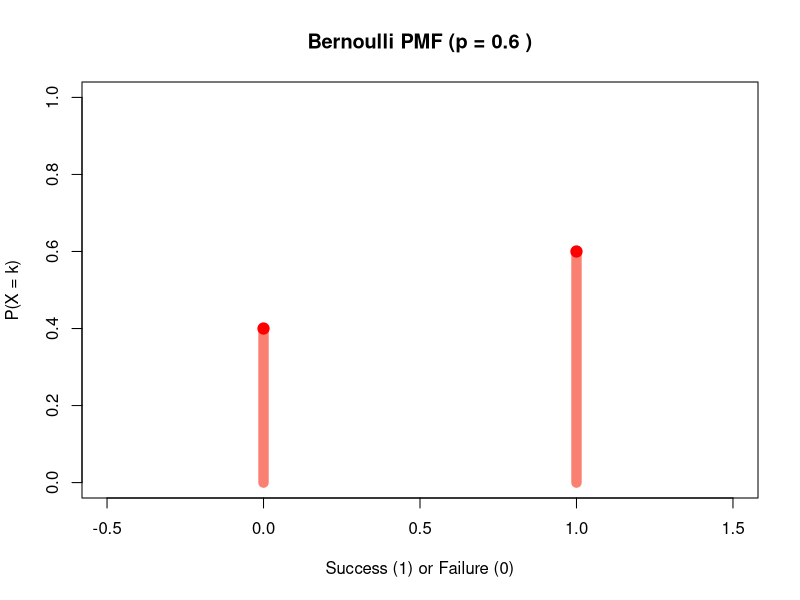
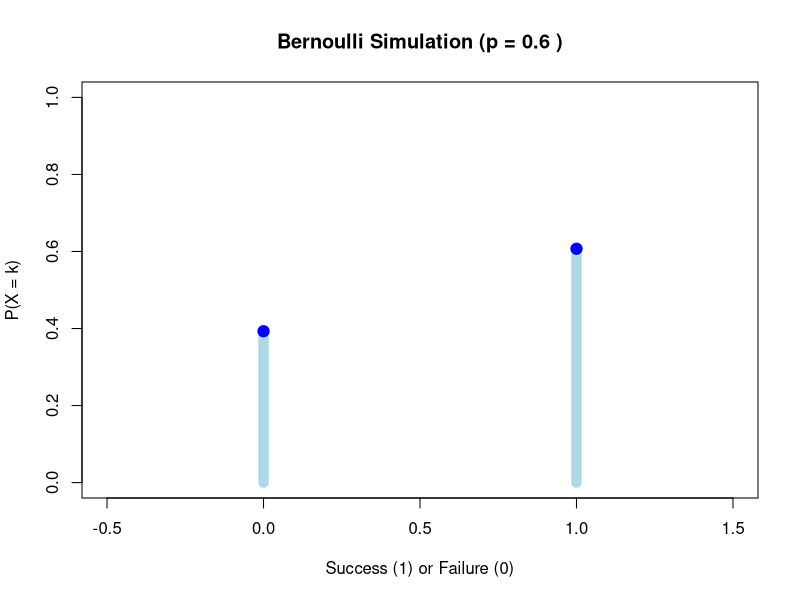

These charts were generated, in order, by the following R code:
# Bernoulli Distribution: single trial with success probability p
# X: probability of see success event with prob p after 1 experiment

p <- 0.6
k_vals <- 0:1

# PMF for Bernoulli
bern_pmf <- function(p, k) {
  ifelse(k == 1, p, 1 - p)
}

# Compute PMF for all k
pmf_vals <- bern_pmf(p, k_vals)

# Plot PMF
plot(k_vals, pmf_vals,
  type = "h", lwd = 10, col = "salmon",
  xlab = "Success (1) or Failure (0)",
  ylab = "P(X = k)",
  main = paste("Bernoulli PMF (p =", p, ")"),
  xlim = c(-0.5, 1.5),
  ylim = c(0, 1)
)
points(k_vals, pmf_vals, col = "red", pch = 19, cex = 1.5)

# Theoretical mean and variance
expected_x <- p
variance_x <- p * (1 - p)

cat("Expected value:", expected_x, "\n")
cat("Variance:", variance_x, "\n")

# Simulation
set.seed(123)
sim_samples <- rbinom(n = 1000, size = 1, prob = p)

# Get frequency distribution
sim_counts <- table(factor(sim_samples, levels = k_vals))
sim_probs <- as.numeric(sim_counts) / length(sim_samples)

# Simulation plot
plot(k_vals, sim_probs,
  type = "h", lwd = 10, col = "lightblue",
  xlab = "Success (1) or Failure (0)",
  ylab = "P(X = k)",
  main = paste("Bernoulli Simulation (p =", p, ")"),
  xlim = c(-0.5, 1.5),
  ylim = c(0, 1)
)
points(k_vals, sim_probs, col = "blue", pch = 19, cex = 1.5)

cat("\nSimulation results (1000 samples):\n")
cat("Sample mean:", mean(sim_samples), "\n")
cat("Sample variance:", var(sim_samples), "\n")
